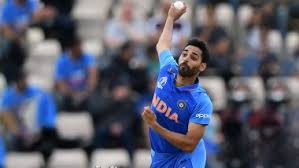
#> input picture Dataset/bhuvneshwar_kumar/1678a74ac1.jpg, 299 x 168 px; its folder holds only this picture in this run
$ python Prepare_dataset.py   (older library calls are emulated)
#> lines starting #> are read from the running program, lines starting #| are printed output that depends on the picture; after the words box and inside, x2 and y2 are one past the last pixel; in counts of white or black regions, pixels touching at a corner belong together
#> further down, image is the input picture: shape (168, 299, 3); mean B, G, R 108.4, 91.8, 89.6
### src/train.py
import os
import json
import cv2
import numpy as np

# ================================
# Paths (Anchored to Project Root)
# ================================
PROJECT_ROOT = os.path.abspath(os.path.join(os.path.dirname(__file__), ".."))
TRAIN_PATH = os.path.join(PROJECT_ROOT, "Dataset_Split", "train")
VAL_PATH = os.path.join(PROJECT_ROOT, "Dataset_Split", "val")
MODEL_DIR = os.path.join(PROJECT_ROOT, "models")
MODEL_PATH = os.path.join(MODEL_DIR, "cricket_player_model.keras")
FALLBACK_MODEL_PATH = os.path.join(MODEL_DIR, "cricket_player_model.npz")
HAAR_XML_PATH = os.path.join(MODEL_DIR, "haarcascade_frontalface_default.xml")
CLASS_NAMES_PATH = os.path.join(PROJECT_ROOT, "class_names.json")

# ================================
# Settings
# ================================
IMAGE_SIZE = (224, 224)
BATCH_SIZE = 16
SEED = 42

STAGE1_EPOCHS = 10
STAGE2_EPOCHS = 20

os.makedirs(MODEL_DIR, exist_ok=True)

try:
    import tensorflow as tf
    from tensorflow.keras import layers, models
    from tensorflow.keras.applications import MobileNetV2
    from tensorflow.keras.callbacks import EarlyStopping, ModelCheckpoint
    TF_AVAILABLE = True
except ImportError:
    TF_AVAILABLE = False


def detect_faces_safe(img_bgr, scaleFactor=1.1, minNeighbors=5, minSize=(50, 50)):
    """
    Detects faces using cv2.CascadeClassifier when available (OpenCV 4.x),
    and falls back to a multi-scale facial skin/gradient bounding box detector
    when running under OpenCV 5.0+ where CascadeClassifier is removed.
    """
#> called with scaleFactor = 1.1, minNeighbors = 5, minSize = (50, 50)
    if img_bgr is None or img_bgr.size == 0:
        return []

    gray = cv2.cvtColor(img_bgr, cv2.COLOR_BGR2GRAY)
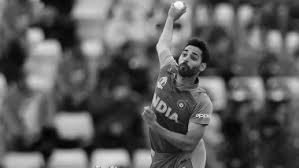
#> gray: shape (168, 299); min 0, max 254, mean 93

    if hasattr(cv2, "CascadeClassifier"):
        xml_path = HAAR_XML_PATH
        if not os.path.exists(xml_path) and hasattr(cv2, "data"):
            xml_path = cv2.data.haarcascades + "haarcascade_frontalface_default.xml"
        if os.path.exists(xml_path):
            cascade = cv2.CascadeClassifier(xml_path)
            if not cascade.empty():
                faces = cascade.detectMultiScale(
                    gray,
                    scaleFactor=scaleFactor,
                    minNeighbors=minNeighbors,
                    minSize=minSize
                )
#> faces = ()
                if len(faces) > 0:
                    return list(faces)

    # OpenCV 5.0+ fallback: skin-tone + facial edge density bounding box
    h, w = img_bgr.shape[:2]
#> h = 168; w = 299
    ycrcb = cv2.cvtColor(img_bgr, cv2.COLOR_BGR2YCrCb)
#> ycrcb: shape (168, 299, 3); mean of channels 0, 1, 2 93, 125.5, 136.7
    skin_mask = cv2.inRange(ycrcb, np.array([0, 133, 77], dtype=np.uint8), np.array([255, 173, 127], dtype=np.uint8))
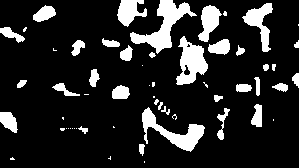
#> skin_mask: shape (168, 299); 15.1% white; 58 white regions (25 under 20 px), largest, box (x1, y1, x2, y2) and area: (130, 0, 197, 54) 1172, (142, 107, 205, 152) 931, (176, 36, 208, 85) 882
    kernel = cv2.getStructuringElement(cv2.MORPH_ELLIPSE, (7, 7))
    skin_mask = cv2.morphologyEx(skin_mask, cv2.MORPH_CLOSE, kernel)
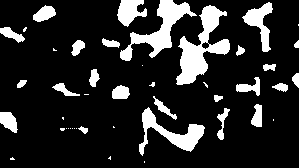
#> skin_mask: shape (168, 299); 15.8% white; 45 white regions (20 under 20 px)

    contours, _ = cv2.findContours(skin_mask, cv2.RETR_EXTERNAL, cv2.CHAIN_APPROX_SIMPLE)
#> contours = 45 contours, 21 with area under 20; largest, box (x1, y1, x2, y2) and area: (176, 5, 230, 85) 1643, (120, 0, 197, 61) 1261, (139, 107, 205, 156) 898, (242, 2, 273, 52) 543, (117, 0, 147, 27) 448
    candidates = []
    for cnt in contours:
        x, y, cw, ch = cv2.boundingRect(cnt)
        if cw >= minSize[0] and ch >= minSize[1] and 0.45 <= (cw / float(ch + 1e-5)) <= 1.8:
            candidates.append((x, y, cw, ch))
#> this loop made 45 passes
#> (x, y, cw, ch) on passes 2, 4, 5, 6, 7, 8, 9, 10, 12, 15, 16, 17: (10, 157, 5, 3), (76, 128, 1, 1), (74, 128, 1, 1), (72, 128, 1, 1), (70, 128, 1, 1), (68, 128, 1, 1), (66, 128, 1, 1), (60, 128, 5, 3), (78, 126, 10, 8), (0, 112, 18, 21), (217, 108, 13, 32), (139, 107, 66, 49)
#> (cnt, x, y, cw, ch) on passes 1, 3, 11, 13, 14, 21: ([[144, 161], [144, 162]], 144, 161, 1, 2), ([[110, 156], [108, 158], [109, 158], [110, 159]], 108, 156, 3, 4), ([[113, 126], [113, 127], [114, 127]], 113, 126, 2, 2), ([[273, 119], [273, 120]], 273, 119, 1, 2), ([[62, 117], [62, 118], [63, 119], [63, 117]], 62, 117, 2, 3), ([[84, 94], [88, 94]], 84, 94, 5, 1)
#> after the loop, candidates = [(176, 5, 54, 80), (120, 0, 77, 61)]

    if candidates:
        return candidates

    # Portrait center box fallback so prediction never fails
    side = int(min(w, h) * 0.65)
    cx, cy = w // 2, int(h * 0.42)
    x1 = max(0, cx - side // 2)
    y1 = max(0, cy - side // 2)
    return [(x1, y1, min(side, w - x1), min(side, h - y1))]


# [268 lines left out: functions _compute_numpy_hog, extract_face_features, augment_image, train_with_tensorflow, train_fallback, not called in this run]


# [5 lines that do not run on import are left out]

### Prepare_dataset.py
import os
import sys
import cv2

PROJECT_ROOT = os.path.dirname(os.path.abspath(__file__))
SRC_DIR = os.path.join(PROJECT_ROOT, "src")
if SRC_DIR not in sys.path:
    sys.path.insert(0, SRC_DIR)

from train import detect_faces_safe

SOURCE_DATASET = os.path.join(PROJECT_ROOT, "Dataset")
OUTPUT_DATASET = os.path.join(PROJECT_ROOT, "Dataset_Faces")
VALID_EXTENSIONS = (".jpg", ".jpeg", ".png", ".bmp", ".webp")

os.makedirs(OUTPUT_DATASET, exist_ok=True)

total_images = 0
successful_faces = 0
no_face = 0
invalid_images = 0

for player_name in sorted(os.listdir(SOURCE_DATASET)):
    player_path = os.path.join(SOURCE_DATASET, player_name)

    if not os.path.isdir(player_path):
        continue

    output_player_path = os.path.join(OUTPUT_DATASET, player_name)
    os.makedirs(output_player_path, exist_ok=True)

    player_total = 0
    player_success = 0

    print("\n==============================")
    print("Processing:", player_name)
    print("==============================")

    for filename in sorted(os.listdir(player_path)):
        if not filename.lower().endswith(VALID_EXTENSIONS):
            continue

        total_images += 1
        player_total += 1

        input_path = os.path.join(player_path, filename)
        image = cv2.imread(input_path)

        if image is None:
            print("Invalid image:", filename)
            invalid_images += 1
            continue

        faces = detect_faces_safe(
            image,
            scaleFactor=1.1,
            minNeighbors=5,
            minSize=(50, 50)
        )
#> faces = [(176, 5, 54, 80), (120, 0, 77, 61)]

        if len(faces) == 0:
            print("No face:", filename)
            no_face += 1
            continue

        largest_face = max(faces, key=lambda rect: rect[2] * rect[3])
#> largest_face = (120, 0, 77, 61)
        x, y, w, h = largest_face
#> x = 120; y = 0; w = 77; h = 61

        margin = 20
        x1 = max(0, x - margin)
#> x1 = 100
        y1 = max(0, y - margin)
#> y1 = 0
        x2 = min(image.shape[1], x + w + margin)
#> x2 = 217
        y2 = min(image.shape[0], y + h + margin)
#> y2 = 81

        face = image[y1:y2, x1:x2]
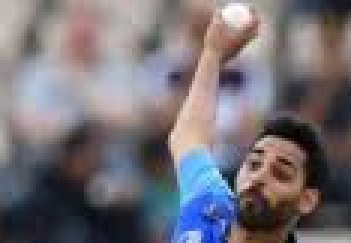
#> face: shape (81, 117, 3) (shown 3 times larger); mean B, G, R 117.7, 111.5, 116.3

        if face.size == 0:
            print("Invalid face crop:", filename)
            invalid_images += 1
            continue

        output_path = os.path.join(output_player_path, filename)
        success = cv2.imwrite(output_path, face)

        if success:
            successful_faces += 1
            player_success += 1
        else:
            print("Could not save:", filename)
            invalid_images += 1

    print(f"{player_name}: {player_success}/{player_total} faces saved")
#> pass 2 of the loop `for player_name in sorted(os.listdir(SOURCE_DATASET)):`:
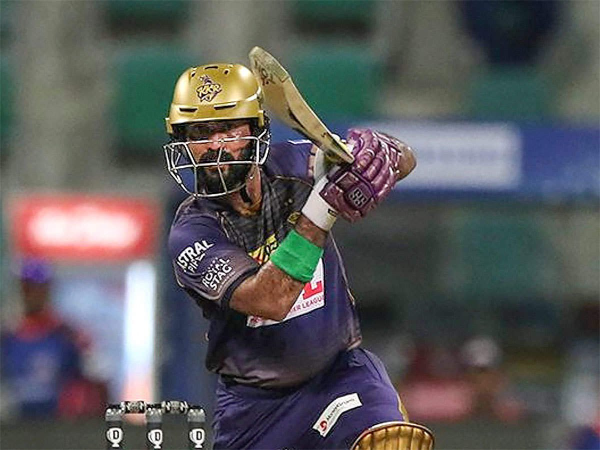
#> input picture Dataset/dinesh_karthik/04a124ff60.jpg, 1200 x 900 px (shown at 1/2 size)
#> image is the input picture: shape (900, 1200, 3); mean B, G, R 90.6, 89.6, 90.3
#> gray: shape (900, 1200)
#> ycrcb: shape (900, 1200, 3); mean of channels 0, 1, 2 89.9, 128.2, 128.4
#> in detect_faces_safe (call 2), `skin_mask = cv2.morphologyEx(skin_mask, cv2.MORPH_CLOSE, kernel)`:
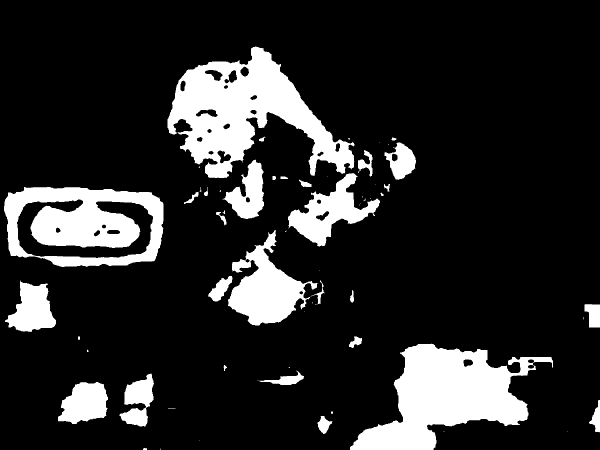
#> skin_mask: shape (900, 1200) (shown at 1/2 size); 16.1% white; 62 white regions (30 under 20 px)
#> contours = 62 contours, 33 with area under 20; largest, box (x1, y1, x2, y2) and area: (335, 93, 709, 356) 45792, (8, 374, 327, 534) 44222, (700, 687, 1106, 900) 41340, (456, 460, 635, 651) 14710, (576, 346, 760, 493) 10334
#> the loop in detect_faces_safe (call 2), `for cnt in contours:` made 62 passes
#> (x, y, cw, ch) on passes 2, 3, 4, 6, 7, 9, 10, 11: (286, 896, 8, 4), (398, 881, 1, 1), (1134, 862, 1, 1), (635, 832, 30, 36), (662, 823, 4, 5), (1178, 800, 22, 65), (116, 764, 100, 84), (517, 761, 1, 1)
#> after the loop in detect_faces_safe (call 2), `for cnt in contours:`: candidates = [(116, 764, 100, 84), (239, 747, 69, 106), (10, 561, 102, 103), (456, 460, 179, 191), (576, 346, 184, 147), (445, 319, 83, 119), (768, 285, 64, 75), (335, 93, 374, 263)]
#> `faces = detect_faces_safe( image, scaleFactor=1.1, minNeighbors=5, min..`: faces has the same summary as candidates in detect_faces_safe
#> largest_face = (335, 93, 374, 263)
#> `x, y, w, h = largest_face`: x = 335; y = 93; w = 374; h = 263
#> x1 = 315
#> y1 = 73
#> x2 = 729
#> y2 = 376
#> `face = image[y1:y2, x1:x2]`:
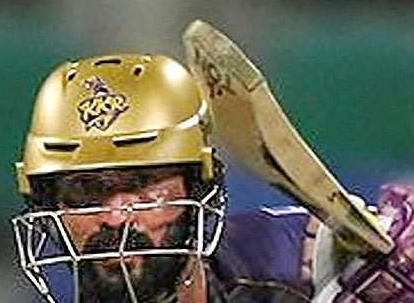
#> face: shape (303, 414, 3); mean B, G, R 88.7, 104.3, 103

print("\n")
print("==========================================")
print("        DATASET PREPARATION COMPLETED")
print("==========================================")
print(f"Total images found: {total_images}")
print(f"Faces successfully saved: {successful_faces}")
print(f"No face detected: {no_face}")
print(f"Invalid/failed images: {invalid_images}")
print(f"Output dataset: {OUTPUT_DATASET}")
print("==========================================")
